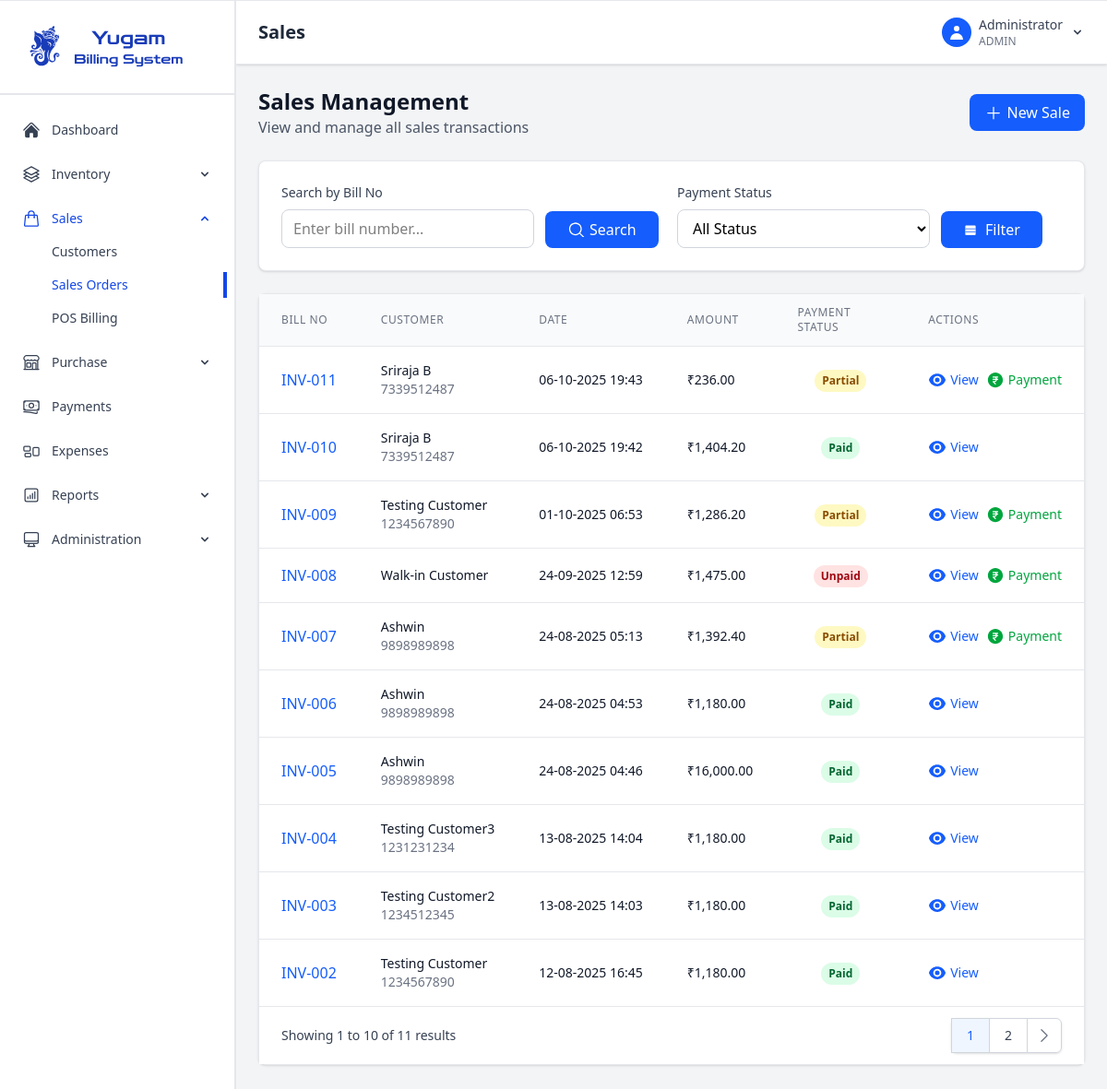
Before: /sales (signed in) with the older database file.
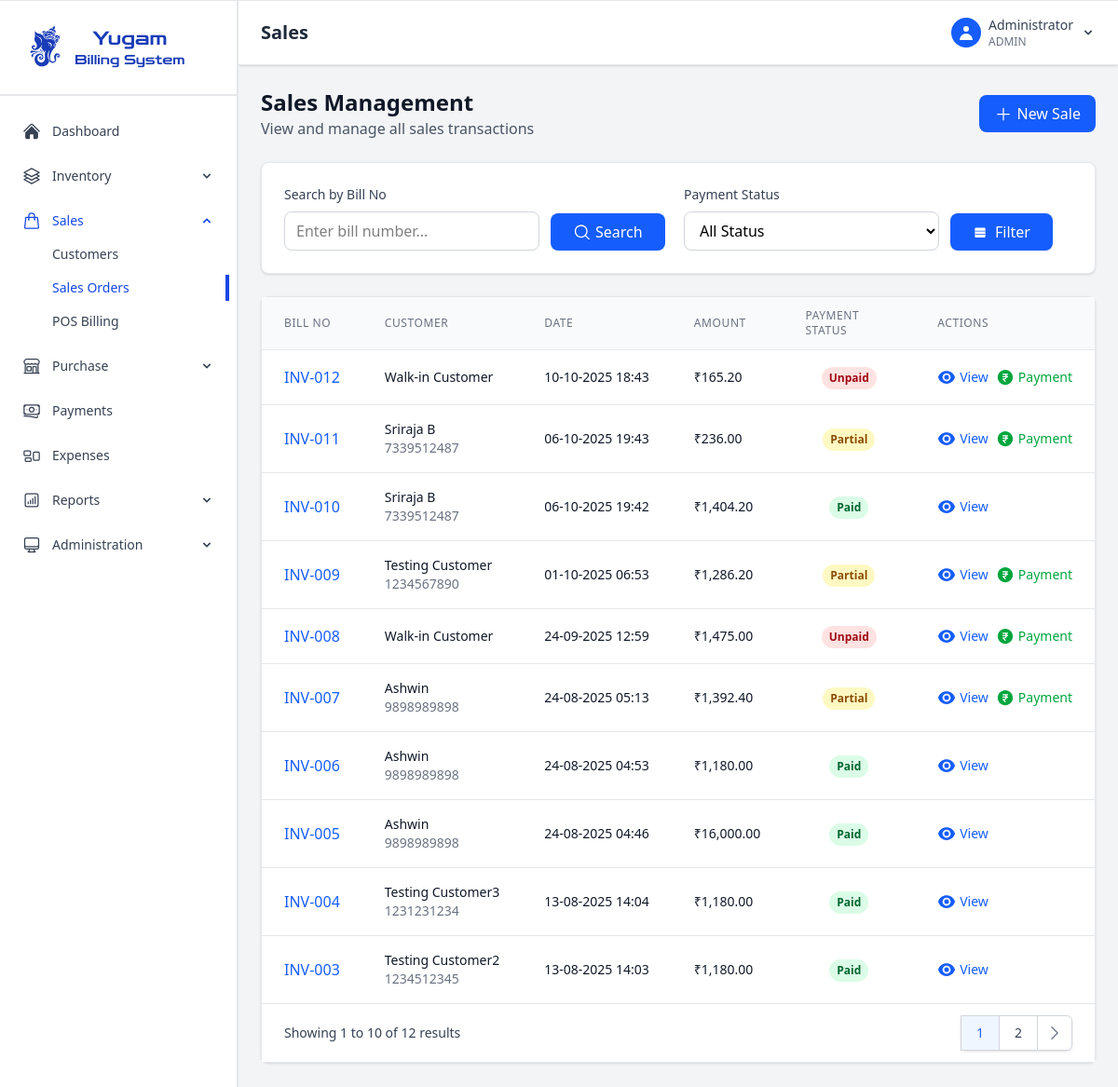
After: the same page with the newer database file.
### app.py (models this page shows)
class Invoice(db.Model):
    id = db.Column(db.Integer, primary_key=True)
    bill_no = db.Column(db.String(20), unique=True, nullable=False)
    customer_id = db.Column(db.Integer, db.ForeignKey('customer.id'))
    total_amount = db.Column(db.Float, nullable=False)
    discount = db.Column(db.Float, default=0)
    cgst = db.Column(db.Float, default=0)
    sgst = db.Column(db.Float, default=0)
    igst = db.Column(db.Float, default=0)
    final_amount = db.Column(db.Float, nullable=False)
    payment_status = db.Column(db.String(20), default='unpaid')  # paid, partial, unpaid
    created_at = db.Column(db.DateTime, default=datetime.utcnow)
    customer = db.relationship('Customer', backref='invoices')

class Customer(db.Model):
    id = db.Column(db.Integer, primary_key=True)
    name = db.Column(db.String(100), nullable=False)
    mobile_number = db.Column(db.String(15), unique=True, nullable=False)
    email = db.Column(db.String(100))
    address = db.Column(db.Text)
    created_at = db.Column(db.DateTime, default=datetime.utcnow)

### app.py (the view)
@app.route('/sales')
@login_required
def sales():
    page = request.args.get('page', 1, type=int)
    search = request.args.get('search', '', type=str)
    status = request.args.get('status', '', type=str)
    query = Invoice.query.order_by(Invoice.created_at.desc())
    if search:
        query = query.filter(Invoice.bill_no.contains(search))
    if status:
        query = query.filter(Invoice.payment_status==status)
    sales = query.paginate(page=page, per_page=10, error_out=False)
    return render_template('sales.html', sales=sales, search=search,status=status)

### app.py (called while the page is built)
@login_manager.user_loader
def load_user(user_id):
    return User.query.get(int(user_id))

@app.context_processor
def inject_datetime():
    return {'datetime': datetime}

### templates/sales.html (shortened to what the changed rows need)
{% extends "base.html" %}
{% block page_title %}Sales{% endblock %}
{% block content %}
<div>
    <div class="mb-6">
        <div class="flex justify-between items-center">
            <div>
                <h1 class="text-2xl font-bold text-gray-900">Sales Management</h1>
            </div>
        </div>
    </div>
    <div class="bg-white rounded-lg shadow-sm border border-gray-200">
        <div class="overflow-x-auto">
            <table class="min-w-full divide-y divide-gray-200">
                <thead class="bg-gray-50">
                    <tr>
                        <th class="px-6 py-3 text-left text-xs font-medium text-gray-500 uppercase tracking-wider">Bill No</th>
                        <th class="px-6 py-3 text-left text-xs font-medium text-gray-500 uppercase tracking-wider">Customer</th>
                        <th class="px-6 py-3 text-left text-xs font-medium text-gray-500 uppercase tracking-wider">Date</th>
                        <th class="px-6 py-3 text-left text-xs font-medium text-gray-500 uppercase tracking-wider">Amount</th>
                        <th class="px-6 py-3 text-left text-xs font-medium text-gray-500 uppercase tracking-wider">Payment Status</th>
                        <th class="px-6 py-3 text-left text-xs font-medium text-gray-500 uppercase tracking-wider">Actions</th>
                    </tr>
                </thead>
                <tbody class="bg-white divide-y divide-gray-200">
                    {% for sale in sales.items %}
                    <tr class="hover:bg-gray-50">
                        <td class="px-6 py-4 whitespace-nowrap">
                            <button onclick="viewSaleDetails({{ sale.id }})"
                                    class="text-blue-600 hover:text-blue-800 font-medium">
                                {{ sale.bill_no }}
                            </button>
                        </td>
                        <td class="px-6 py-4 whitespace-nowrap">
                            <div class="text-sm font-medium text-gray-900">
                                {{ sale.customer.name if sale.customer else 'Walk-in Customer' }}
                            </div>
                            {% if sale.customer %}
                            <div class="text-sm text-gray-500">{{ sale.customer.mobile_number }}</div>
                            {% endif %}
                        </td>
                        <td class="px-6 py-4 whitespace-nowrap text-sm text-gray-900">
                            {{ sale.created_at.strftime('%d-%m-%Y %H:%M') }}
                        </td>
                        <td class="px-6 py-4 whitespace-nowrap text-sm font-medium text-gray-900">
                            ₹{{ "{:,.2f}".format(sale.final_amount) }}
                        </td>
                        <td class="px-6 py-4 whitespace-nowrap text-center">
                            {% if sale.payment_status == 'paid' %}
                                <span class="inline-flex px-2 py-1 text-xs font-semibold rounded-full bg-green-100 text-green-800">
                                    Paid
                                </span>
                            {% elif sale.payment_status == 'partial' %}
                                <span class="inline-flex px-2 py-1 text-xs font-semibold rounded-full bg-yellow-100 text-yellow-800">
                                    Partial
                                </span>
                            {% else %}
                                <span class="inline-flex px-2 py-1 text-xs font-semibold rounded-full bg-red-100 text-red-800">
                                    Unpaid
                                </span>
                            {% endif %}
                        </td>
                        <td class="px-6 py-4 whitespace-nowrap text-sm font-medium">
                            <div class="flex space-x-2">
                                <button onclick="viewSaleDetails({{ sale.id }})"
                                        class="text-blue-600 hover:text-blue-900 flex cursor-pointer">
                                           View
                                </button>
                                {% if sale.payment_status != 'paid' %}
                                <button onclick="addPayment({{ sale.id }})"
                                        class="text-green-600 hover:text-green-900 flex cursor-pointer">
                                        Payment
                                </button>
                                {% endif %}
                            </div>
                        </td>
                    </tr>
                    {% endfor %}
                </tbody>
            </table>
        </div>
        {% if sales.pages > 1 %}
        <div class="bg-white px-4 py-3 flex items-center justify-between border-t border-gray-200 sm:px-6">
            <div class="hidden sm:flex-1 sm:flex sm:items-center sm:justify-between">
                <div>
                    <p class="text-sm text-gray-700">
                        Showing {{ (sales.page - 1) * sales.per_page + 1 }} to
                        {{ sales.page * sales.per_page if sales.page * sales.per_page < sales.total else sales.total }}
                        of {{ sales.total }} results
                    </p>
                </div>
                <div>
                    <nav class="relative z-0 inline-flex rounded-md shadow-sm -space-x-px">
                        {% for page_num in sales.iter_pages() %}
                            {% if page_num %}
                                {% if page_num != sales.page %}
                                <a href="{{ url_for('sales', page=page_num, search=search) }}"
                                   class="relative inline-flex items-center px-4 py-2 border border-gray-300 bg-white text-sm font-medium text-gray-700 hover:bg-gray-50">
                                    {{ page_num }}
                                </a>
                                {% else %}
                                <span class="relative inline-flex items-center px-4 py-2 border border-gray-300 bg-blue-50 text-sm font-medium text-blue-600">
                                    {{ page_num }}
                                </span>
                                {% endif %}
                            {% else %}
                            <span class="relative inline-flex items-center px-4 py-2 border border-gray-300 bg-white text-sm font-medium text-gray-700">
                                ...
                            </span>
                            {% endif %}
                        {% endfor %}
                        {% if sales.has_next %}
                        <a href="{{ url_for('sales', page=sales.next_num, search=search) }}"
                           class="relative inline-flex items-center px-2 py-2 rounded-r-md border border-gray-300 bg-white text-sm font-medium text-gray-500 hover:bg-gray-50">
                           <svg xmlns="http://www.w3.org/2000/svg" viewBox="0 0 24 24" fill="currentColor" class="size-5">
                            <path fill-rule="evenodd" d="M16.28 11.47a.75.75 0 0 1 0 1.06l-7.5 7.5a.75.75 0 0 1-1.06-1.06L14.69 12 7.72 5.03a.75.75 0 0 1 1.06-1.06l7.5 7.5Z" clip-rule="evenodd" />
                          </svg>
                        </a>
                        {% endif %}
                    </nav>
                </div>
            </div>
        </div>
        {% endif %}
    </div>
</div>
{% endblock %}

Changed rows visible on the page:
no longer on this page (row unchanged): Invoice: bill_no "INV-002", customer "Testing Customer", customer.mobile_number "1234567890", created_at "12-08-2025 16:45", final_amount "1,180.00", payment_status "Paid"
added Invoice: bill_no "INV-012", customer "Walk-in Customer", created_at "10-10-2025 18:43", final_amount "165.20", payment_status "Unpaid"
Other visible differences:
{{ sales.total }}: "11" → "12"
